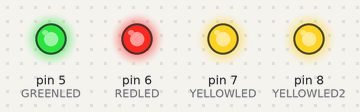
A sketch run on a simulated Arduino Uno, built with avr-gcc and run on an emulated ATmega328P. On the bench: output pins drawn as LEDs (lit = HIGH).

Above: at 0.5 s.
At 8.5 s:
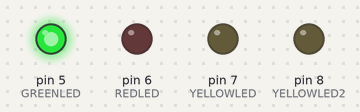
At 10.5 s:
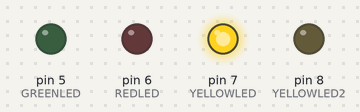
At 13.5 s:
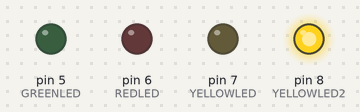
At 15.5 s:
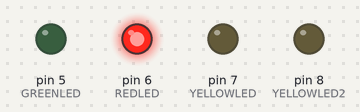
At 21.5 s:
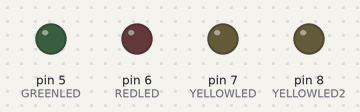
Timing chart, 0 to 23.4 s (numbered marks = the images above):
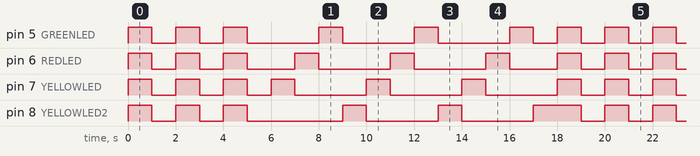

Measured:
- by itself, pin 5 (GREENLED): repeats every 18.0 s: 2 × (LOW 1.0 s, HIGH 1.0 s), 3 × (LOW 3.0 s, HIGH 1.0 s), LOW 1.0 s, HIGH 1.0 s
- by itself, pin 7 (YELLOWLED): repeats every 18.0 s: 3 × (LOW 1.0 s, HIGH 1.0 s), 3 × (LOW 3.0 s, HIGH 1.0 s)
- by itself, pin 8 (YELLOWLED2): repeats every 18.0 s: 2 × (LOW 1.0 s, HIGH 1.0 s), LOW 4.0 s, 2 × (HIGH 1.0 s, LOW 3.0 s), HIGH 2.0 s
- by itself, pin 6 (REDLED): repeats every 18.0 s: 2 × (LOW 1.0 s, HIGH 1.0 s), LOW 2.0 s, 2 × (HIGH 1.0 s, LOW 3.0 s), HIGH 1.0 s, LOW 2.0 s, HIGH 1.0 s

The sketch:

BLINKPROJECT.ino
```cpp
#define YELLOWLED 7
#define REDLED 6
#define GREENLED 5
#define YELLOWLED2 8


void setup() {

  pinMode(YELLOWLED, OUTPUT);
  pinMode(REDLED, OUTPUT);
  pinMode(GREENLED, OUTPUT);
  pinMode(YELLOWLED2, OUTPUT);
}

void loop() {
  for (int i = 0; i < 3; i++) {
    allof_them();
  }
  for (int j = 0; j < 3; j++) {
    oneby_one();
  }
}
void allof_them() {
  digitalWrite(YELLOWLED, HIGH);
  digitalWrite(REDLED, HIGH);
  digitalWrite(GREENLED, HIGH);
  digitalWrite(YELLOWLED2, HIGH);
  delay(1000);
  digitalWrite(YELLOWLED, LOW);
  digitalWrite(REDLED, LOW);
  digitalWrite(GREENLED, LOW);
  digitalWrite(YELLOWLED2, LOW);
  delay(1000);
}

void oneby_one() {
  digitalWrite(YELLOWLED, HIGH);
  delay(1000);
  digitalWrite(YELLOWLED, LOW);
  digitalWrite(REDLED, HIGH);
  delay(1000);
  digitalWrite(REDLED, LOW);
  digitalWrite(GREENLED, HIGH);
  delay(1000);
  digitalWrite(GREENLED, LOW);
  digitalWrite(YELLOWLED2, HIGH);
  delay(1000);
  digitalWrite(YELLOWLED2, LOW);
}
```
